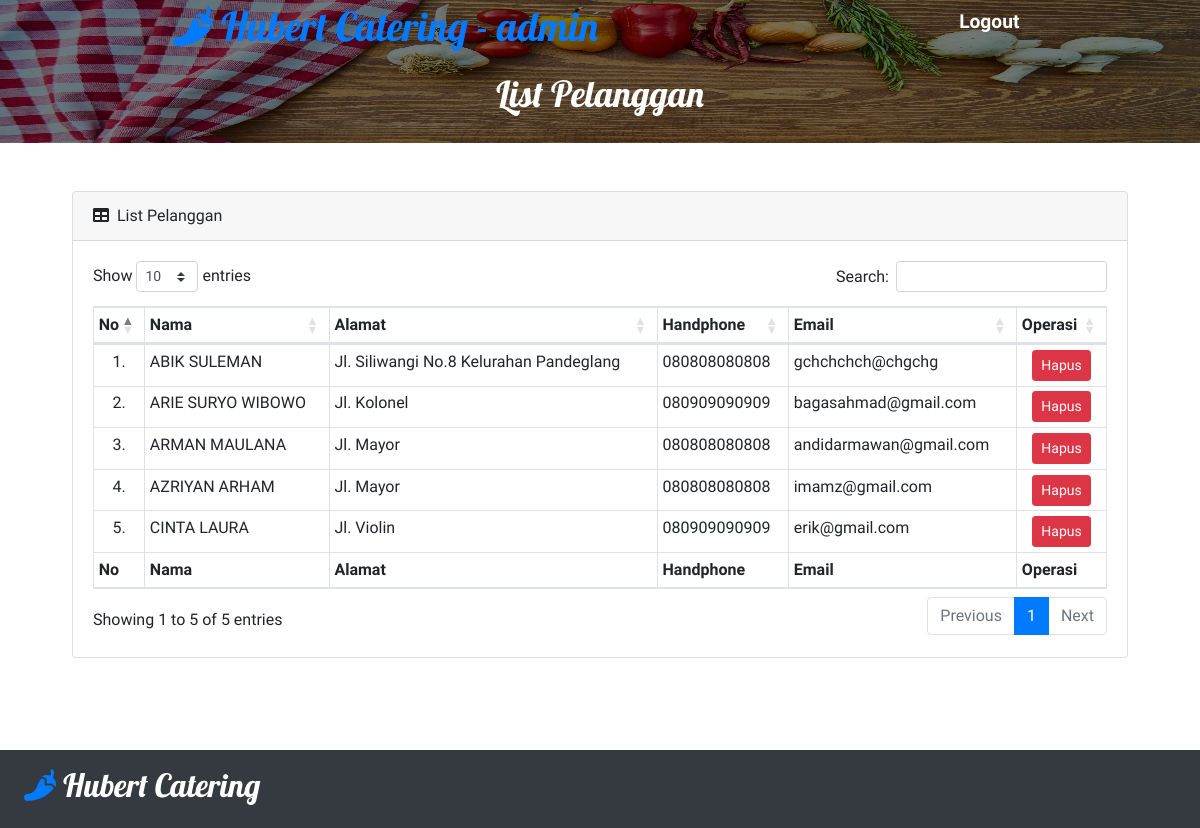
The page /admin/listpelanggan.php (signed in) on the database its author committed.
### tables this page shows
CREATE TABLE `pelanggan` (
  `id_pelanggan` int(3) NOT NULL,
  `nama` varchar(50) NOT NULL,
  `username` varchar(6) NOT NULL,
  `password` varchar(50) NOT NULL,
  `alamat` varchar(40) NOT NULL,
  `handphone` varchar(13) NOT NULL,
  `email` varchar(30) NOT NULL
);

### admin/listpelanggan.php (the view, shortened to what this page needs)
<?php
include '../inc/session.php';
?>
<!DOCTYPE html>
<html lang="en">
<head>
    <link href="../css/styles.css" rel="stylesheet" />
    <link href="https://cdn.datatables.net/1.10.20/css/dataTables.bootstrap4.min.css" rel="stylesheet" />
    <link rel="stylesheet" href="../css/main.css">
</head>
<body>
    <nav class="text-dark">
        <div class="nav-container">
            <div id="nav-branding" class="fs-3">
                <a href="utamaadmin.php">
                    <h1 class="text-primary mr-2 theme-font">
                        <i class="text-primary fas fa-pepper-hot"></i> Hubert Catering - admin
                    </h1>
                </a>
            </div>
            <ul class="text-white text-bold fs-1">
                <li class="p-1 m-1"><a href="logoutadmin.php" onclick="return confirm('Apakah anda yakin ingin logout?')">Logout</a></li>
            </ul>
        </div>
    </nav>
    <header id="ekspress">
      <div class="header-content mb-5">
        <h4 class="theme-font text-center mb-1 mt-5 text-white fs-4">List Pelanggan
        </h4>
      </div>
    </header>
    <section id="gallery" class="p-5">
        <div class="container">
        <div class="card mb-4">
            <div class="card-header">
                <i class="fas fa-table mr-1"></i>
                List Pelanggan
            </div>
            <div class="card-body">
                <div class="table-responsive">
                    <table class="table table-bordered table-sm" id="dataTable" width="100%" cellspacing="0">
                        <thead>
                            <tr>
                                <th>No</th>
                                <th>Nama</th>
                                <th>Alamat</th>
                                <th>Handphone</th>
                                <th>Email</th>
                                <th>Operasi</th>
                            </tr>
                        </thead>
                        <tfoot>
                            <tr>
                                <th>No</th>
                                <th>Nama</th>
                                <th>Alamat</th>
                                <th>Handphone</th>
                                <th>Email</th>
                                <th>Operasi</th>
                            </tr>
                        </tfoot>
                        <tbody>
                            <?php
                                $hasil = mysqli_query($link, "SELECT * from pelanggan order by nama asc");
                                $no = 1;
                                while($r = mysqli_fetch_array($hasil)){
                                    echo "<tr>"
                                        .    "<td align='center'>$no.</td>"
                                        .    "<td>". strtoupper($r['nama'])." </td>"
                                        .    "<td> $r[alamat] </td>"
                                        .    "<td> $r[handphone] </td>"
                                        .    "<td> $r[email] </td>"
                                        .    "<td align='center'>"
                                        .    "<a href='hapus.php?id_pelanggan=$r[id_pelanggan]' onclick=\"return confirm('Apakah anda yakin ingin menghapus " .strtoupper($r['nama'])."?');\" class='btn btn-danger btn-sm'>Hapus</a></td>"
                                 .    "</tr>";
                                    $no++;
                                }
                            ?>
                        </tbody>
                    </table>
                </div>
            </div>
        </div>
        </div>
    </section>
    <footer class="bg-dark text-white py-3" style="margin-top: 20px;">
      <div class="container">
            <h2 class="theme-font text-center">
                <i class="text-primary fas fa-pepper-hot"></i> Hubert Catering
            </h2>
        </div>
    </footer>
</body>
</html>

### css/main.css (style rules this page uses)
.container { max-width: 1300px; margin: 0 auto; }
.fs-1 { font-size: 1.2rem; }
.fs-3 { font-size: 1.75rem; }
.fs-4 { font-size: 2.25rem; }
.text-bold { font-weight: bold; }
.theme-font { font-family: "Lobster", cursive; }
.p-1 { padding: 0.75rem; }
.p-5 { padding: 3rem; }
.py-3 { padding: 1.5rem 0; }
.m-1 { margin: 0.75rem; }
.mr-1 { margin-right: 0.75rem; }
.mr-2 { margin-right: 1rem; }
.mt-5 { margin-top: 3rem; }
.mb-1 { margin-bottom: 0.75rem; }
.mb-4 { margin-bottom: 2rem; }
.mb-5 { margin-bottom: 3rem; }
.text-primary { color: #e06363; }
.text-dark { color: #000; }
.text-white { color: #fff; }
.bg-dark { background-color: #000; }
.text-center { text-align: center; }
* { padding: 0; margin: 0; box-sizing: border-box; }
body { width: 100%; height: 100%; position: relative; display: flex; flex-direction: column; font-family: "Kulim Park", sans-serif; }
ul { list-style: none; }
a { text-decoration: none; color: inherit; }
nav { position: absolute; z-index: 100; width: 100%; top: 0; }
nav .nav-container { display: flex; justify-content: space-around; align-items: center; }
nav .nav-container #nav-branding { display: flex; justify-content: space-between; }
nav .nav-container ul { display: flex; }
nav .nav-container ul a { color: #fff; }
header { position: relative; }
header .header-content { position: relative; z-index: 1; display: flex; flex-direction: column; width: 100%; height: 100%; justify-content: center; align-items: center; }
footer .container { display: flex; justify-content: space-between; }

### admin/listpelanggan.php (style rules this page uses)
#ekspress { background-color: white; background: linear-gradient(rgba(0, 0, 0, 0.5), rgba(0, 0, 0, 0.5)), url("../img/spices.jpg"); background-repeat: no-repeat; background-size: 100vw 25vh; background-attachment: fixed; position: relative; height: 25vh; }

### rows shown on the page
pelanggan: nama "ABIK SULEMAN", alamat "Jl. Siliwangi No.8 Kelurahan Pandeglang", handphone "080808080808", email "gchchchch@chgchg"
pelanggan: nama "ARIE SURYO WIBOWO", alamat "Jl. Kolonel", handphone "080909090909", email "bagasahmad@gmail.com"
pelanggan: nama "ARMAN MAULANA", alamat "Jl. Mayor", handphone "080808080808", email "andidarmawan@gmail.com"
pelanggan: nama "AZRIYAN ARHAM", alamat "Jl. Mayor", handphone "080808080808", email "imamz@gmail.com"
pelanggan: nama "CINTA LAURA", alamat "Jl. Violin", handphone "080909090909", email "erik@gmail.com"
